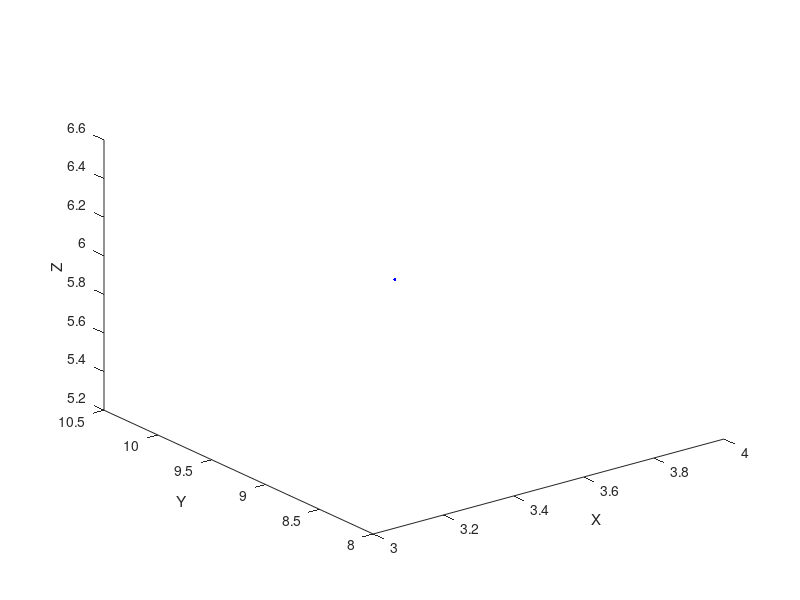

Recreate this plot in MATLAB.
 x=3.5
 y=6.4
 z=9.1
 A=[x;y;z;1]
 B=[1,0,0,0;0,cos(75),-sin(75),0;0,sin(75),cos(75),0;0,0,0,1]
 Res=B * A
 Res(4,:)=[];
 Res1=[Res(1,:)];
 Res2=[Res(2,:)];
 Res3=[Res(3,:)];
 
 plot3(Res1,Res2,Res3,".b")
 #plot3(Res(3,:),".r","LineWidth",50)
xlabel("X")
ylabel("Y")
zlabel("Z")
